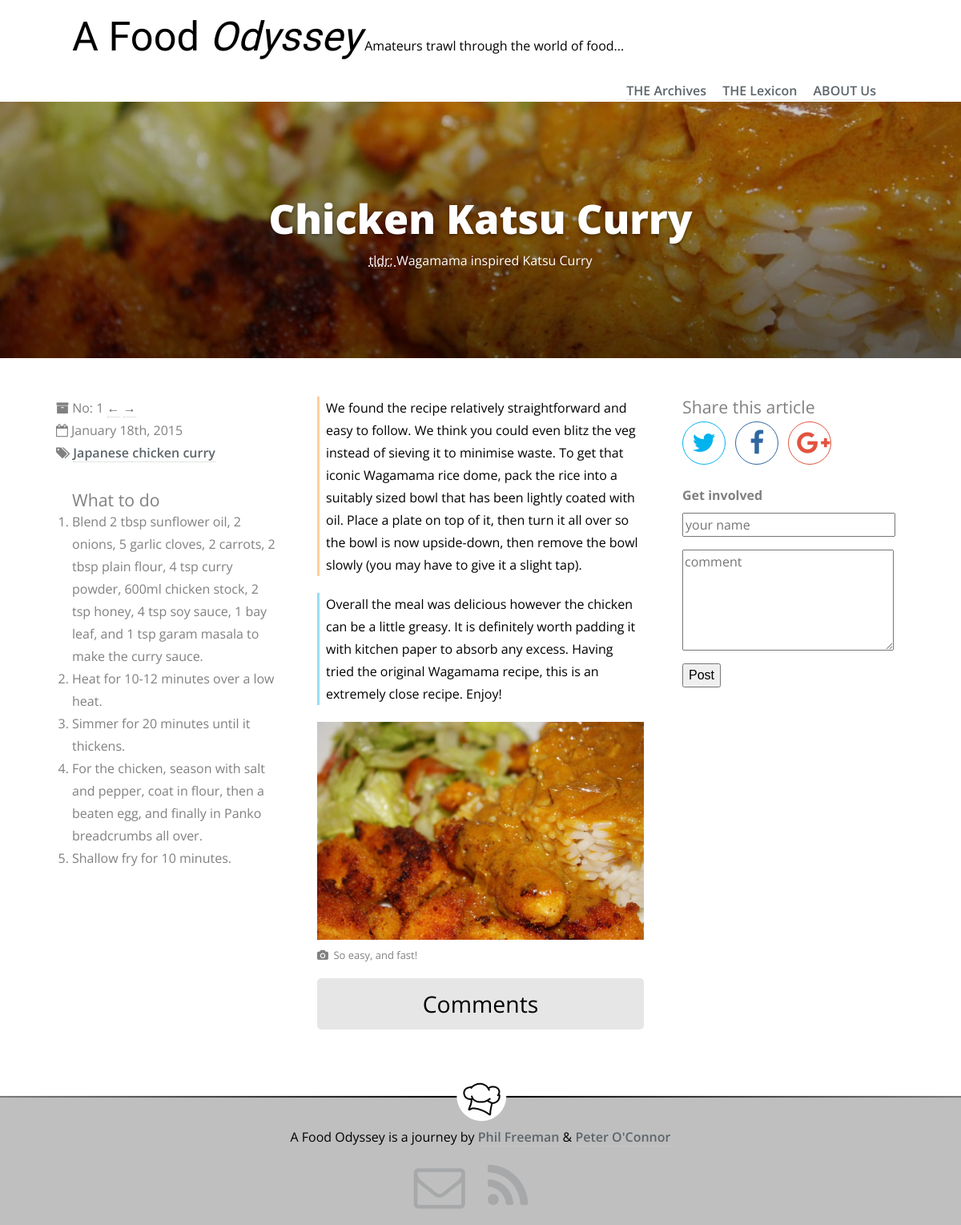
The page /viewArticle.php?url=chicken-katsu-curry on the database its author committed.
### tables this page shows
CREATE TABLE IF NOT EXISTS `articles` (
  `id` smallint(5) unsigned NOT NULL AUTO_INCREMENT,
  `title` varchar(50) NOT NULL,
  `summary` text NOT NULL,
  `tags` varchar(50) DEFAULT NULL,
  `banner_image_path` varchar(50) NOT NULL,
  `directions_md` text NOT NULL,
  `directions_html` text NOT NULL,
  `content_md` mediumtext NOT NULL,
  `content_html` mediumtext NOT NULL,
  `pubDate` datetime NOT NULL,
  `url` varchar(50) NOT NULL,
  PRIMARY KEY (`id`)
);

### Article.php (called while the page is built, shortened)
<?php
class Article
{
	private $mId;
	private $mTitle;
	private $mSummary;
	private $mTags;
	private $mContentHtml;
	private $mPubDate;
	private $mBannerImagePath;
	private $mDirectionsHtml;
	private $mNextArticleUrl;
	private $mPreviousArticleUrl;
	public function __construct($id, $title, $summary, $tags, $contentMd, $contentHtml, $pubDate, $bannerImagePath,
		$directionsMd, $directionsHtml, $url)
	{
		$this->mId = $id;
		$this->mTitle = $title;
		$this->mSummary = $summary;
		$this->mTags = $tags;
		$this->mContentHtml = $contentHtml;
		$this->mBannerImagePath = $bannerImagePath;
		$this->mDirectionsHtml = $directionsHtml;
		if ($pubDate instanceof DateTime)
		{
			$this->mPubDate = $pubDate;
		}
		else
		{
			throw new InvalidArgumentException("$pubDate must be of type DateTime");
		}
	}
	public function getId()
	{
		return $this->mId;
	}
	public function getTitle()
	{
		return $this->mTitle;
	}
	public function getSummary()
	{
		return $this->mSummary;
	}
	public function getContentHtml()
	{
		return $this->mContentHtml;
	}
	public function getNicePubDate()
	{
		return $this->mPubDate->format('F jS, Y');
	}
	public function getHtmlPubDate()
	{
		return $this->mPubDate->format('Y-m-d');
	}
	public function getBannerImagePath()
	{
		return $this->mBannerImagePath;
	}
	public function getDirectionsHtml()
	{
		return $this->mDirectionsHtml;
	}
	public function getNextArticleUrl()
	{
		return $this->mNextArticleUrl;
	}
	public function setNextArticleUrl($nextUrl)
	{
		$this->mNextArticleUrl = $nextUrl;
	}
	public function getPreviousArticleUrl()
	{
		return $this->mPreviousArticleUrl;
	}
	public function setPreviousArticleUrl($prevUrl)
	{
		$this->mPreviousArticleUrl = $prevUrl;
	}
	public function getTagsAsArray()
	{
		return explode(" ", $this->mTags);
	}
}

### Database.php (called while the page is built, shortened)
<?php
require "Article.php";
class Database
{
	private $mConnection;
	public function OpenReadOnlyConnection()
	{
		$result = false;
		$this->mConnection = new mysqli("localhost", "cmsVisitor", "JxYZTwDxt2LyULpQ", "cms");
		if ($this->mConnection)
		{
			$result = true;
		}
		return $result;
	}
	public function getArticleByUrl($url)
	{
		$articles = array();
		$query = "SELECT * FROM articles WHERE url = ?";
		$stmt = mysqli_prepare($this->mConnection, $query);
		mysqli_stmt_bind_param($stmt, 's', $url);
		if (!mysqli_stmt_execute($stmt))
		{
			throw new Exception("Database query failed");
		}
		else
		{
			mysqli_stmt_bind_result($stmt, $idCol, $titleCol, $summaryCol, $tagsCol, $bannerImagePathCol,
	        	$directionsMdCol, $directionsHtmlCol, $contentMdCol, $contentHtmlCol, $pubDateCol, $urlCol);
	        while (mysqli_stmt_fetch($stmt))
	        {
	        	$article = new Article($idCol, $titleCol, $summaryCol, $tagsCol, $contentMdCol,
	        		$contentHtmlCol, date_create_from_format('Y-m-d H:i:s', $pubDateCol), $bannerImagePathCol,
	        		$directionsMdCol, $directionsHtmlCol, $urlCol);
	        	array_push($articles, $article);
	        }
	        if (count($articles) !== 0)
	        {
	        	$articles[0]->setComments($this->getArticleComments($articles[0]->getId()));
	        	$articles[0]->setNextArticleUrl($this->getNextArticleUrl($articles[0]->getId()));
	        	$articles[0]->setPreviousArticleUrl($this->getPreviousArticleUrl($articles[0]->getId()));
	        }
		}
		return $articles;
	}
	public function getNextArticleUrl($id)
	{
		$nextArticleUrl = 0;
		$query = "SELECT url FROM articles WHERE id = (SELECT min(id) FROM articles WHERE id > ?)";
		$stmt = mysqli_prepare($this->mConnection, $query);
		mysqli_stmt_bind_param($stmt, 'i', $id);
		if (mysqli_stmt_execute($stmt))
		{
			mysqli_stmt_bind_result($stmt, $urlCol);
			while (mysqli_stmt_fetch($stmt))
			{
				$nextArticleUrl = $urlCol;
			}
		}
		return $nextArticleUrl;
	}
	public function getPreviousArticleUrl($id)
	{
		$previousArticleUrl = 0;
		if ($previousArticleUrl === 0)
		{
			$previousArticleUrl = $this->getLastArticleUrl();
		}
		return $previousArticleUrl;
	}
	public function getLastArticleUrl()
	{
		$lastArticleUrl = 0;
		$query = "SELECT url FROM articles ORDER BY id DESC LIMIT 1";
		$stmt = mysqli_prepare($this->mConnection, $query);
		if (mysqli_stmt_execute($stmt))
		{
			mysqli_stmt_bind_result($stmt, $urlCol);
			while (mysqli_stmt_fetch($stmt))
			{
				$lastArticleUrl = $urlCol;
			}
		}
		return $lastArticleUrl;
	}
	public function getArticleComments($id)
	{
		$comments = array();
		$query = "SELECT * FROM comments WHERE article = ?";
		$stmt = mysqli_prepare($this->mConnection, $query);
		mysqli_stmt_bind_param($stmt, 'i', $id);
		if (!mysqli_stmt_execute($stmt))
		{
			throw new Exception("Database query failed");
		}
		else
		{
			mysqli_stmt_bind_result($stmt, $idCol, $articleCol, $nameCol, $commentCol, $dateCol);
	        while (mysqli_stmt_fetch($stmt))
	        {
	        	$comment = new Comment($idCol, $articleCol, $nameCol, $commentCol,
	        		date_create_from_format('Y-m-d H:i:s', $dateCol));
	        	array_push($comments, $comment);
	        }
		}
		return $comments;
	}
}

### templates/blogEntryView.phtml (the view, shortened to what this page needs)
<!DOCTYPE html>
<html lang="en">
    <head>
        <link rel="stylesheet" href="../css/reset.css">
        <link rel="stylesheet" href="../css/article-style.css">
        <link href="//maxcdn.bootstrapcdn.com/font-awesome/4.2.0/css/font-awesome.min.css" rel="stylesheet">
    </head>
    <body>
        <div class="grid-container">
            <header id="site-header">
                <h1>A Food <i>Odyssey</i></h1>
                <p id="tagline">Amateurs trawl through the world of food...</p>
                <nav>
                    <ul>
                        <li><a href="#">THE Archives</a></li>
                        <li><a href="#">THE Lexicon</a></li>
                        <li><a href="#">ABOUT Us</a></li>
                    </ul>
                </nav>
            </header>
        </div>
        <header id="article-header"
                style="background-image: linear-gradient(to bottom, rgba(0, 0, 0, 0.2), rgba(0, 0, 0, 0.6)),
                    url('../img/<?php echo $this->article->getBannerImagePath(); ?>')">
            <div class="article-header-container">
                <h1>
                    <?php echo $this->article->getTitle(); ?>
                </h1>
                <p>
                    <abbr title="too long, didn't read. A quick summary for those who are in a rush">
                        tldr&#59;
                    </abbr>
                    <?php echo $this->article->getSummary(); ?>
                </p>
            </div>
        </header>
        <div class="grid-container">
            <aside id="article-info">
                <ul>
                    <li id="article-number"> No:
                        <span id="article-num">
                            <?php echo $this->article->getId(); ?>
                        </span>
                        <a href="../articles/<?php echo $this->article->getPreviousArticleUrl(); ?>">&larr;</a>
                        <a href="../articles/<?php echo $this->article->getNextArticleUrl(); ?>">&rarr;</a>
                    </li>
                    <li id="article-date">
                        <time datetime="<?php echo $this->article->getHtmlPubDate(); ?>">
                            <?php echo $this->article->getNicePubDate(); ?>
                        </time>
                    </li>
                    <li id="article-tags">
                        <?php foreach($this->article->getTagsAsArray() as $tag): ?>
                            <a href="../../tags/<?=$tag ?>">
                                <?=$tag ?>
                            </a>
                        <?php endforeach; ?>
                    </li>
                </ul>
                <h4>What to do</h4>
                <?php echo $this->article->getDirectionsHtml(); ?>
            </aside>
            <article id="main-article">
                <?php echo $this->article->getContentHtml(); ?>
                <div id="comments-toggle"><h3 id="comments-toggle-text">Comments</h3></div>
            </article>
            <aside id="article-share">
                <h4>Share this article</h4>
                <ul>
                    <li id="share-twitter"><a href="https://twitter.com/share?hashtags=A%20Food%20Odyssey" class="no-decoration"><i class="fa fa-twitter fa-2x"></i></a></li>
                    <li id="share-facebook"><a href="#" class="no-decoration" id="fb-link"><i class="fa fa-facebook fa-2x"></i></a></li>
                    <li id="share-google"><a href="#" class="no-decoration" id="google-link"><i class="fa fa-google-plus fa-2x"></i></a></li>
                </ul>
                <h5>Get involved</h5>
                <form action="addBlogComment.php" method="POST">
                    <input type="text" id="author" name="author" placeholder="your name" maxlength="50" required />
                    <textarea id="comment" name="comment" placeholder="comment" rows="5" required></textarea>
                    <button type="submit" id="post-comment-btn">Post</button>
                </form>
            </aside>
        </div>
        <footer>
            <p>A Food Odyssey is a journey by <a href="http://www.pjfreeman.co.uk/">Phil Freeman</a> &amp;
                <a href="http://poc275.co.uk">Peter O'Connor</a>
            </p>
            <address id="footer-social">
                <ul id="footer-logos">
                    <li><a href="mailto:poc275@gmail.com?Subject=A%20Food%20Odyssey" title="send us an email" class="no-decoration"><i class="fa fa-envelope-o fa-4x"></i></a></li>
                    <li><a href="../rss.xml" title="follow our blog" class="no-decoration"><i class="fa fa-rss fa-4x"></i></a></li>
                </ul>
            </address>
        </footer>
    </body>
</html>

### rows shown on the page
articles: banner_image_path (picture), title "Chicken Katsu Curry", summary "Wagamama inspired Katsu Curry", id "1", tags "Japanese", tags "chicken", tags "curry", directions_html "Blend 2 tbsp sunflower oil, 2 onions, 5 garlic cloves, 2 carrots, 2 tbsp plain flour, 4 tsp curry powder, 600ml chicken stock, 2 tsp honey, 4 tsp soy sauce, 1 bay leaf, and 1 tsp garam masala to make the curry sauce. Heat for 10-12 minutes over a low heat. Simmer for 20 minutes until it thickens. For the chicken, season with salt and pepper, coat in flour, then a beaten egg, and finally in Panko breadcrumbs all over. Shallow fry for 10 minutes.", content_html "We found the recipe relatively straightforward and easy to follow. We think you could even blitz the veg instead of sieving it to minimise waste. To get that iconic Wagamama rice dome, pack the rice into a suitably sized bowl that has been lightly coated with oil. Place a plate on top of it, then turn it all over so the bowl is now upside-down, then remove the bowl slowly (you may have to give it a slight tap). Overall the meal was delicious however the chicken can be a little greasy. It is definitely worth padding it with kitchen paper to absorb any excess. Having tried the original Wagamama recipe, this is an extremely close recipe. Enjoy! So easy, and fast!", content_html (picture)

### other values the page prints
$this->article->getNicePubDate() "January 18th, 2015"
